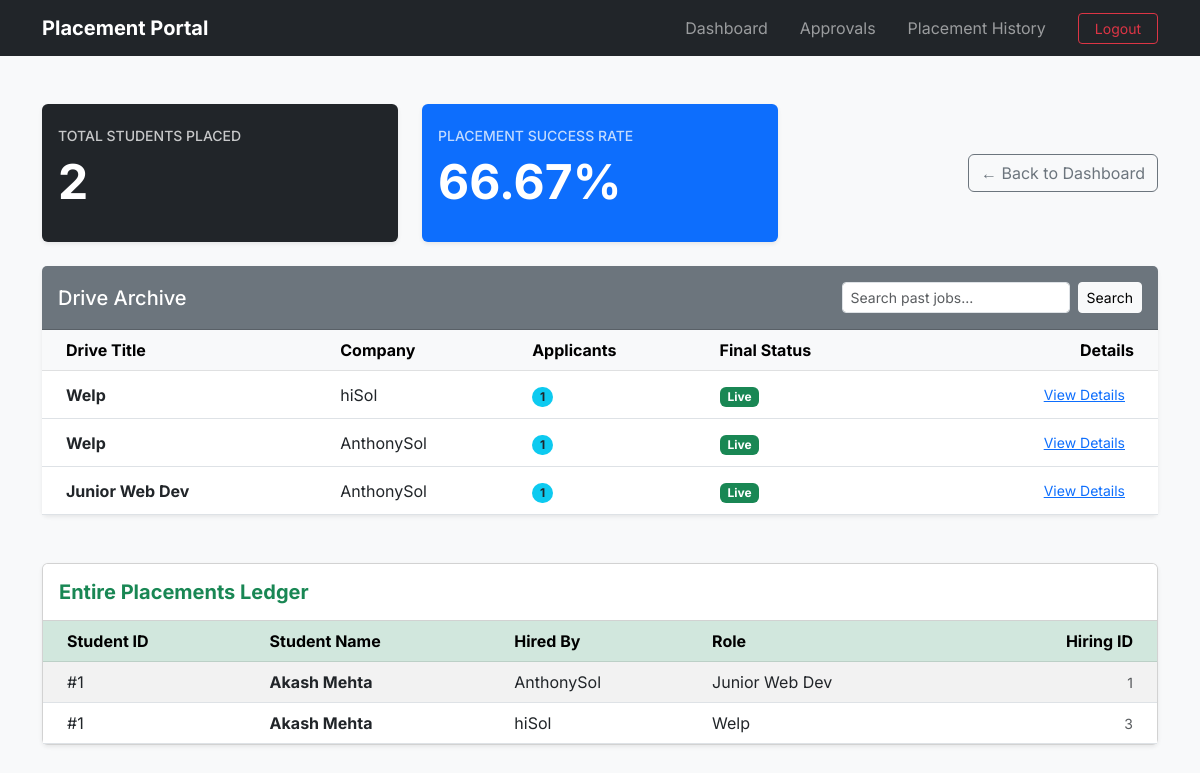
/admin/history/ (signed in), run on an earlier commit of the app's database.
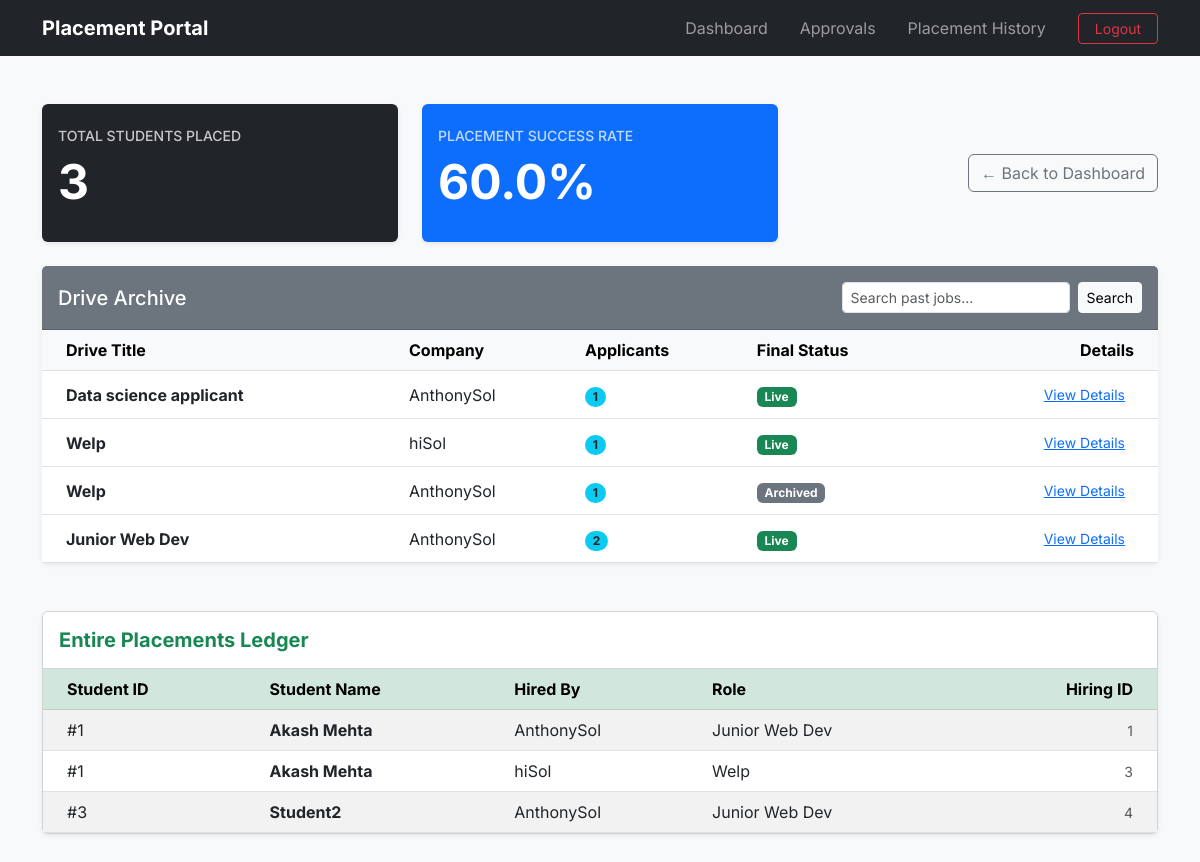
And on a later commit of the database.
### application/models.py (models this page shows)
class PlacementDrive(db.Model):
    __tablename__="placement_drives"
    id=db.Column(db.Integer(),primary_key=True)
    company_id=db.Column(db.Integer(),db.ForeignKey("companies.id"),nullable=False)
    job_title=db.Column(db.String(200),nullable=False)
    job_description=db.Column(db.Text(),nullable=False)
    job_location=db.Column(db.String(200),nullable=False)
    eligibility_CGPA=db.Column(db.Float(),nullable=False)
    eligibility_criteria_others=db.Column(db.Text(),nullable=True)
    deadline=db.Column(db.DateTime(),nullable=False)
    status=db.Column(db.String(30),default='Pending') #Pending, Approved, Denied or Closed. Will be done by Admin
    allowed_branches=db.Column(db.Text(),nullable=False)
    allowed_years=db.Column(db.Text(),nullable=False)
    created_at=db.Column(db.DateTime(),default=datetime.now)
    company=db.relationship("Company",back_populates="drives") #Child side
    applications=db.relationship("Application",back_populates="drive",cascade="all,delete-orphan") #Parent side

class Company(db.Model):
    __tablename__="companies"
    id=db.Column(db.Integer(),primary_key=True)
    user_id=db.Column(db.Integer(),db.ForeignKey("users.id"),nullable=False)
    company_name=db.Column(db.String(200),nullable=False)
    hr_name=db.Column(db.String(100),nullable=True)
    hr_contact=db.Column(db.String(100),nullable=True)
    website=db.Column(db.String(200),nullable=True)
    is_approved=db.Column(db.Boolean(),default=False) # Until Admin toggles this on the company wont be approved and wont be shown in dashboard
    user=db.relationship("User",back_populates="company") #Child side
    drives=db.relationship("PlacementDrive",back_populates="company",cascade="all,delete-orphan") #Parent side

class Application(db.Model):
    __tablename__ = "applications"
    id = db.Column(db.Integer(), primary_key=True)
    student_id = db.Column(db.Integer(), db.ForeignKey("students.id"), nullable=False)
    drive_id = db.Column(db.Integer(), db.ForeignKey("placement_drives.id"), nullable=False)
    application_date = db.Column(db.DateTime(), default=datetime.now)
    status=db.Column(db.String(30),default='Applied') #Applied, Shortlisted, Selected, rejected
    student=db.relationship("Student",back_populates="applications")
    drive=db.relationship("PlacementDrive",back_populates="applications")
    __table_args__=(db.UniqueConstraint('student_id','drive_id',name='unique_application'),)

class Student(db.Model):
    __tablename__="students"
    id=db.Column(db.Integer(),primary_key=True)
    user_id=db.Column(db.Integer(),db.ForeignKey("users.id"),nullable=False)
    name=db.Column(db.String(100),nullable=False)
    college=db.Column(db.String(200),nullable=False)
    branch=db.Column(db.String(100),nullable=False)
    semester=db.Column(db.String(10),nullable=False)
    cgpa=db.Column(db.Float(),nullable=False)
    resume_path=db.Column(db.String(400)) #This will store the file path of where the resume is stored
    user=db.relationship("User",back_populates="student") #Child side
    applications=db.relationship("Application",back_populates="student",cascade="all,delete-orphan") #Parent side

### application/controllers.py (the view)
@app.route('/admin/history/')
def admin_history():
    if session.get('role')!='admin':
        return redirect(url_for('login'))
    q=request.args.get('q','')
    drive_query=PlacementDrive.query.order_by(PlacementDrive.created_at.desc())
    if q:
        drive_query=drive_query.filter(PlacementDrive.job_title.ilike(f'%{q}%'))
    historical_drives=drive_query.all()
    successful_placements=Application.query.filter_by(status='Shortlisted').all()
    total_applications=Application.query.count()
    placed_count=len(successful_placements)
    success_rate=((placed_count/total_applications)*100) if total_applications>0 else 0
    return render_template('admin_history.html',drives=historical_drives,placements=successful_placements,q=q,placed_count=placed_count,rate=round(success_rate,2))

### templates/admin_history.html (shortened to what the changed rows need)
{% extends 'base.html' %}
{% block content %}
<div class="container mt-4">
    <div class="row mb-4">
        <div class="col-md-4">
            <div class="card bg-dark text-white border-0 shadow-sm">
                <div class="card-body py-4">
                    <h6 class="text-uppercase small mb-2 opacity-75">Total Students Placed</h6>
                    <h2 class="display-5 fw-bold">{{ placed_count }}</h2>
                </div>
            </div>
        </div>
        <div class="col-md-4">
            <div class="card bg-primary text-white border-0 shadow-sm">
                <div class="card-body py-4">
                    <h6 class="text-uppercase small mb-2 opacity-75">Placement Success Rate</h6>
                    <h2 class="display-5 fw-bold">{{ rate }}%</h2>
                </div>
            </div>
        </div>
    </div>
    <div class="card shadow-sm border-0 mb-5">
        <div class="card-body p-0">
            <table class="table table-hover align-middle mb-0">
                <thead class="table-light">
                    <tr>
                        <th class="ps-4">Drive Title</th>
                        <th>Company</th>
                        <th>Applicants</th>
                        <th>Final Status</th>
                        <th class="text-end pe-4">Details</th>
                    </tr>
                </thead>
                <tbody>
                    {% for drive in drives %}
                    <tr>
                        <td class="ps-4"><strong>{{ drive.job_title }}</strong></td>
                        <td>{{ drive.company.company_name }}</td>
                        <td><span class="badge rounded-pill bg-info text-dark">{{ drive.applications|length }}</span></td>
                        <td>
                            {% if drive.status == 'Approved' %}
                                <span class="badge bg-success">Live</span>
                            {% elif drive.status == 'Stopped' %}
                                <span class="badge bg-secondary">Archived</span>
                            {% else %}
                                <span class="badge bg-warning text-dark">{{ drive.status }}</span>
                            {% endif %}
                        </td>
                        <td class="text-end pe-4">
                            <a href="{{ url_for('admin_review_drive', drive_id=drive.id) }}" class="btn btn-sm btn-link">View Details</a>
                        </td>
                    </tr>
                    {% endfor %}
                </tbody>
            </table>
        </div>
    </div>
    <div class="card shadow-sm">
        <div class="card-body p-0">
            <table class="table table-striped align-middle mb-0">
                <thead class="table-success">
                    <tr>
                        <th class="ps-4">Student ID</th>
                        <th>Student Name</th>
                        <th>Hired By</th>
                        <th>Role</th>
                        <th class="text-end pe-4">Hiring ID</th>
                    </tr>
                </thead>
                <tbody>
                    {% for app in placements %}
                    <tr>
                        <td class="ps-4">#{{ app.student.id }}</td>
                        <td class="fw-bold">{{ app.student.name }}</td>
                        <td>{{ app.drive.company.company_name }}</td>
                        <td>{{ app.drive.job_title }}</td>
                        <td class="text-end pe-4 text-muted small">{{ app.id }}</td>
                    </tr>
                    {% else %}
                    <tr><td colspan="5" class="text-center py-5 text-muted">No placement records found.</td></tr>
                    {% endfor %}
                </tbody>
            </table>
        </div>
    </div>
</div>
{% endblock %}

What changed in the data, as far as the page shows it:
added PlacementDrive: job_title "Data science applicant", company.company_name "AnthonySol", applications|length "1", status "Live"
changed PlacementDrive (number 3 of 4 on the later page): status "Live" → "Archived"
computed for PlacementDrive "Junior Web Dev": applications|length "1" → "2"
added Application: student.id "3", student.name "Student2", drive.company.company_name "AnthonySol", drive.job_title "Junior Web Dev", id "4"
Also different on the page:
{{ placed_count }}: "2" → "3"
{{ rate }}: "66.67" → "60.0"
